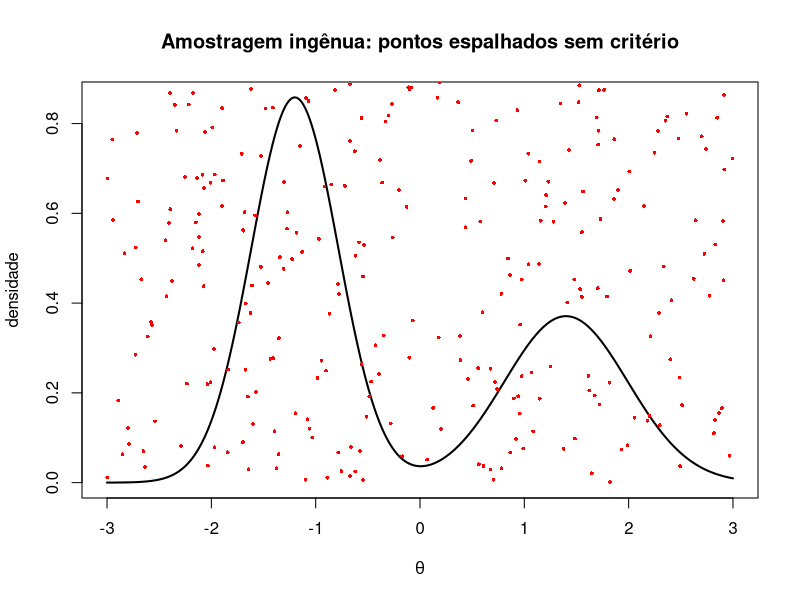
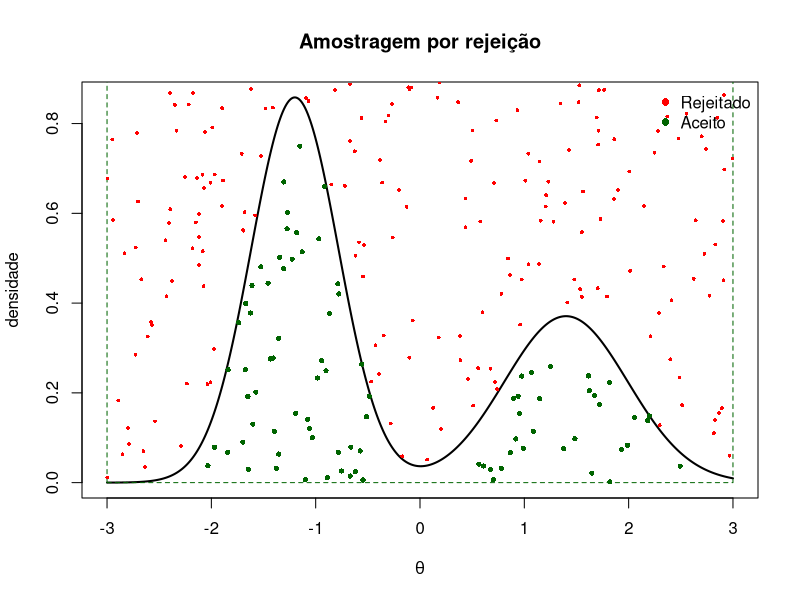
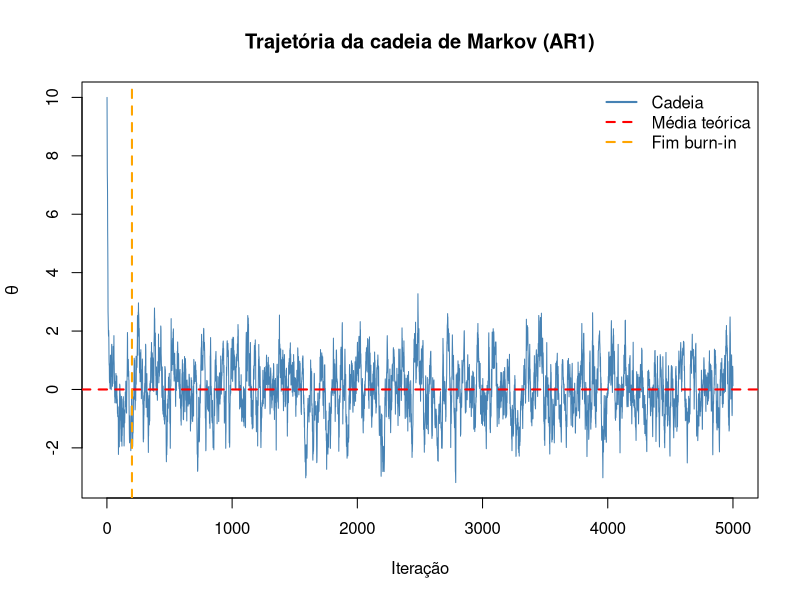
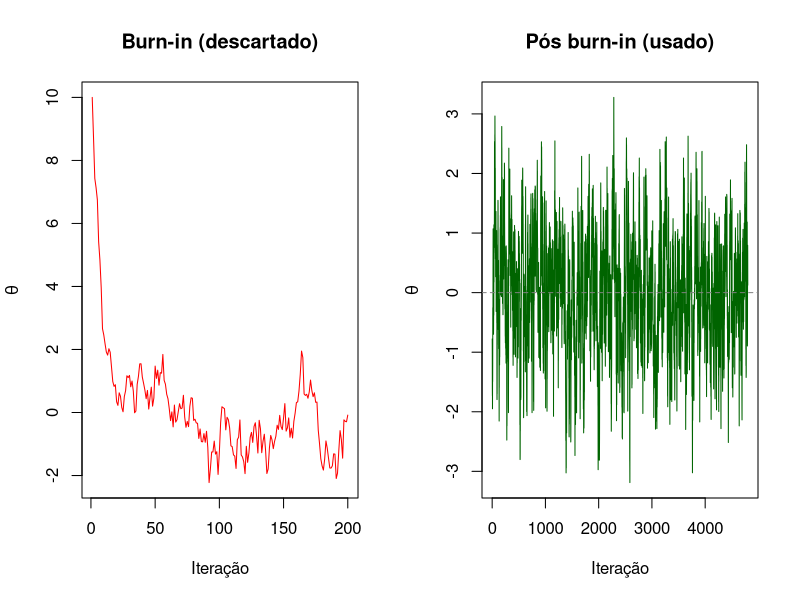
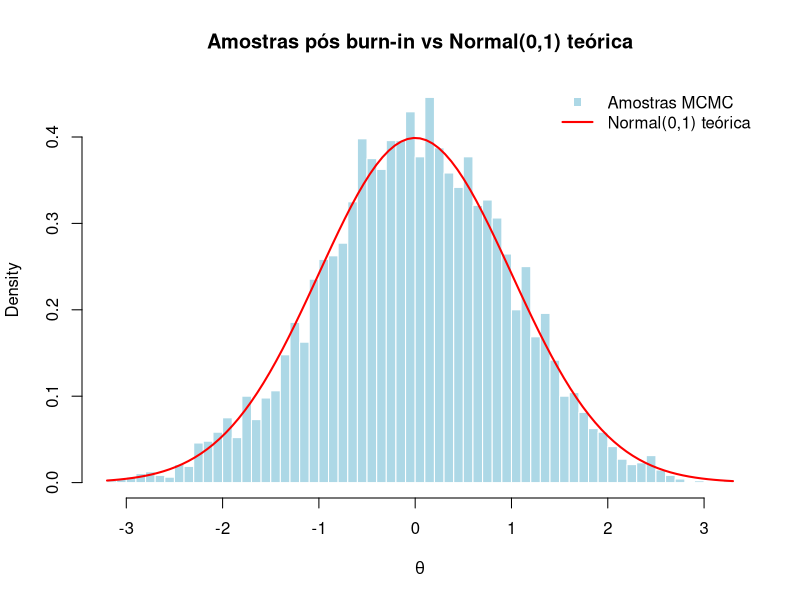
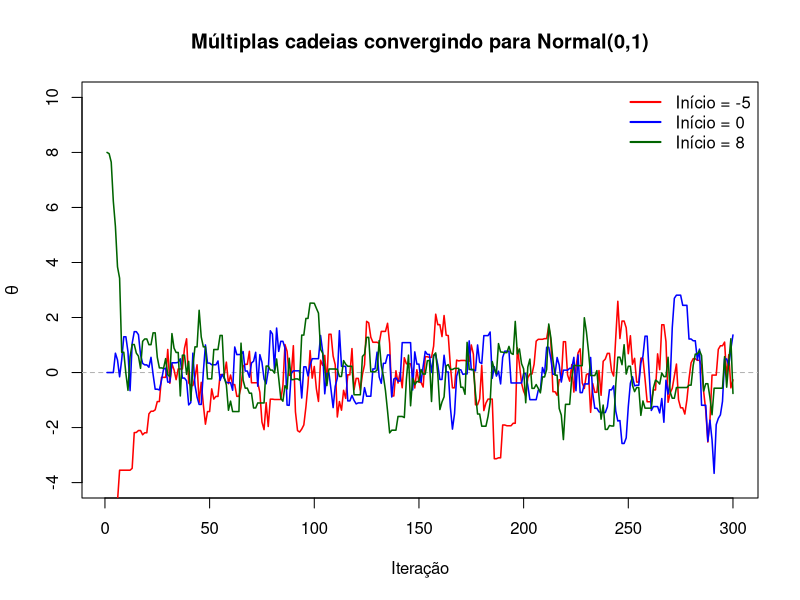

Recreate these plots in R, in order.
# ============================================================
# MCMC
# Prof. Vinícius Osterne, PhD
# ============================================================

set.seed(123)

# ------------------------------------------------------------
# BLOCO 1 — O PROBLEMA: amostragem ingênua
# Motivação: por que não simplesmente jogar pontos aleatórios?
# ------------------------------------------------------------

# Distribuição alvo: mistura bimodal (difícil de amostrar diretamente)
f_alvo <- function(x) {
  0.9 * dnorm(x, mean = -1.2, sd = sqrt(0.35 / 2)) +
    0.55 * dnorm(x, mean =  1.4, sd = sqrt(0.70 / 2))
}

# Amostragem ingênua: pontos uniformes no intervalo
n_ingenua <- 500
x_ingenua <- runif(n_ingenua, -3, 3)
y_ingenua <- runif(n_ingenua, 0, 1.6)

x_grid <- seq(-3, 3, length.out = 500)

par(mfrow = c(1, 1))
plot(x_grid, f_alvo(x_grid),
     type = "l", lwd = 2,
     main = "Amostragem ingênua: pontos espalhados sem critério",
     xlab = expression(theta), ylab = "densidade")
points(x_ingenua, y_ingenua, col = "red", pch = 16, cex = 0.5)


# ------------------------------------------------------------
# BLOCO 2 — AMOSTRAGEM POR REJEIÇÃO
# Aceita apenas pontos abaixo da curva
# Funciona em 1D, mas piora muito em alta dimensão
# ------------------------------------------------------------

M <- 1.6

aceitos_x    <- x_ingenua[y_ingenua <= f_alvo(x_ingenua)]
rejeitados_x <- x_ingenua[y_ingenua >  f_alvo(x_ingenua)]
aceitos_y    <- y_ingenua[y_ingenua <= f_alvo(x_ingenua)]
rejeitados_y <- y_ingenua[y_ingenua >  f_alvo(x_ingenua)]

round(length(aceitos_x) / n_ingenua * 100, 1) # Taxa de aceitação (%)

plot(x_grid, f_alvo(x_grid),
     type = "l", lwd = 2,
     main = "Amostragem por rejeição",
     xlab = expression(theta), ylab = "densidade")
rect(-3, 0, 3, M, border = "darkgreen", lty = 2)
points(rejeitados_x, rejeitados_y, col = "red",       pch = 16, cex = 0.5)
points(aceitos_x,    aceitos_y,    col = "darkgreen",  pch = 16, cex = 0.7)
legend("topright",
       legend = c("Rejeitado", "Aceito"),
       col    = c("red", "darkgreen"),
       pch    = 16, bty = "n")


# ------------------------------------------------------------
# BLOCO 3 — CADEIA DE MARKOV SIMPLES
# Propriedade de Markov: o futuro depende apenas do presente
# Cadeia AR(1) com distribuição estacionária Normal(0,1)
# ------------------------------------------------------------

N   <- 5000
rho <- 0.9

theta_markov    <- numeric(N)
theta_markov[1] <- 10             # ponto inicial longe do centro

for (t in 2:N) {
  epsilon         <- rnorm(1, mean = 0, sd = sqrt(1 - rho^2))
  theta_markov[t] <- rho * theta_markov[t - 1] + epsilon
}

plot(theta_markov, type = "l",
     main = "Trajetória da cadeia de Markov (AR1)",
     xlab = "Iteração", ylab = expression(theta),
     col  = "steelblue")
abline(h = 0, col = "red", lwd = 2, lty = 2)

burnin <- 200
abline(v = burnin, col = "orange", lwd = 2, lty = 2)
legend("topright",
       legend = c("Cadeia", "Média teórica", "Fim burn-in"),
       col    = c("steelblue", "red", "orange"),
       lty    = c(1, 2, 2), lwd = 2, bty = "n")


# ------------------------------------------------------------
# BLOCO 4 — BURN-IN E DISTRIBUIÇÃO ESTACIONÁRIA
# Descartamos o burn-in e usamos o restante
# ------------------------------------------------------------

theta_pos <- theta_markov[(burnin + 1):N]

par(mfrow = c(1, 2))

plot(theta_markov[1:burnin], type = "l", col = "red",
     main = "Burn-in (descartado)",
     xlab = "Iteração", ylab = expression(theta))

plot(theta_pos, type = "l", col = "darkgreen",
     main = "Pós burn-in (usado)",
     xlab = "Iteração", ylab = expression(theta))
abline(h = 0, col = "gray50", lty = 2)

par(mfrow = c(1, 1))

hist(theta_pos, breaks = 50, probability = TRUE,
     main = "Amostras pós burn-in vs Normal(0,1) teórica",
     xlab = expression(theta), col = "lightblue", border = "white")
curve(dnorm(x, 0, 1), add = TRUE, lwd = 2, col = "red")
legend("topright",
       legend = c("Amostras MCMC", "Normal(0,1) teórica"),
       col    = c("lightblue", "red"),
       lty    = c(NA, 1), pch = c(15, NA),
       lwd    = c(NA, 2), bty = "n")

round(mean(theta_pos), 4) # Média estimada   | Teórica: 0
round(var(theta_pos),  4) # Variância estimada | Teórica: 1


# ------------------------------------------------------------
# BLOCO 5 — DISTRIBUIÇÃO ESTACIONÁRIA: MÚLTIPLAS CADEIAS
# Cadeias de pontos iniciais diferentes convergem para o mesmo lugar
# ------------------------------------------------------------

N_multi <- 300
inicios <- c(-5, 0, 8)
cores   <- c("red", "blue", "darkgreen")

plot(NULL, xlim = c(1, N_multi), ylim = c(-4, 10),
     main = "Múltiplas cadeias convergindo para Normal(0,1)",
     xlab = "Iteração", ylab = expression(theta))
abline(h = 0, col = "gray70", lty = 2)

for (i in seq_along(inicios)) {
  cadeia    <- numeric(N_multi)
  cadeia[1] <- inicios[i]
  for (t in 2:N_multi) {
    prop      <- cadeia[t - 1] + rnorm(1, 0, 1)
    log_a     <- dnorm(prop, 0, 1, log = TRUE) - dnorm(cadeia[t-1], 0, 1, log = TRUE)
    cadeia[t] <- if (runif(1) < exp(log_a)) prop else cadeia[t - 1]
  }
  lines(cadeia, col = cores[i], lwd = 1.5)
}

legend("topright",
       legend = paste("Início =", inicios),
       col    = cores, lty = 1, lwd = 2, bty = "n")


# ------------------------------------------------------------
# BLOCO 6 — EQUILÍBRIO DETALHADO (verificação empírica)
# pi(x) * P(x -> y) ≈ pi(y) * P(y -> x)
# ------------------------------------------------------------

theta_seq <- theta_pos
regiao    <- ifelse(theta_seq < 0, "A", "B")

trans_AB <- sum(regiao[-length(regiao)] == "A" & regiao[-1] == "B")
trans_BA <- sum(regiao[-length(regiao)] == "B" & regiao[-1] == "A")

trans_AB                       # Transições A → B
trans_BA                       # Transições B → A
round(trans_AB / trans_BA, 3)  # Razão (deve ser ≈ 1)
